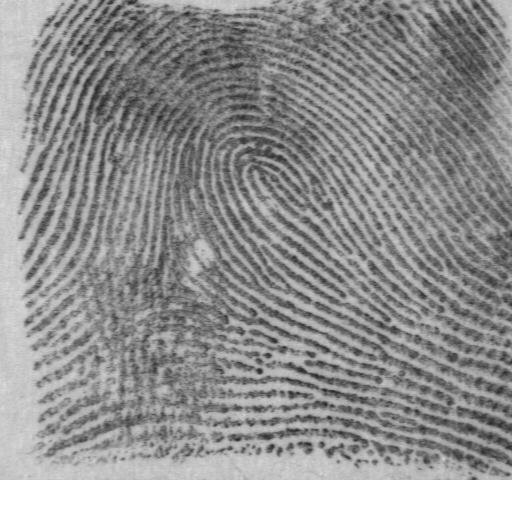
%> input picture pic1.png, 512 x 512 px
$ octave untitled.m   (GNU Octave 9; MATLAB toolbox functions it lacks are replaced by stand-ins)
%> lines starting %> are read from the running program, lines starting %| are printed output that depends on the picture
clc,clear

img=imread('pic1.png');
%> img is the input picture: size 512x512 uint8; min 36, max 255, mean 146.2
w=60;
aa=200;
bb=100;
img=img(aa:aa+w,bb:bb+w);
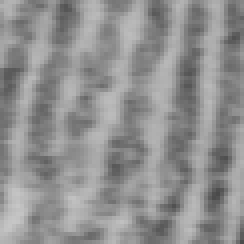
%> img: size 61x61 uint8 (shown 4 times larger); min 74, max 198, mean 144.9
[N,M]=size(img);
%> N = 61; M = 61
sobel_y=[1, 0, -1;2, 0, -2;1, 0, -1];
sobel_x=[1, 2, 1;0, 0, 0;-1,-2,-1];
par_x=conv2(img,sobel_x,'same')
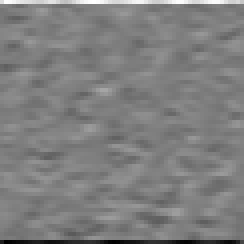
%> par_x: size 61x61 double (shown 4 times larger); min -715, max 720, mean -0.2; drawn with min black and max white
par_y=conv2(img,sobel_y,'same')
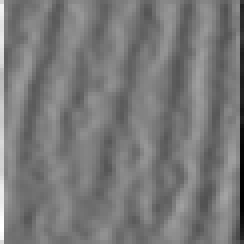
%> par_y: size 61x61 double (shown 4 times larger); min -698, max 775, mean 0.2; drawn with min black and max white
Vy=2*sum(sum(par_x.*par_y));
%> Vy = 9283794
Vx=sum(sum(par_y.^2-par_x.^2));
%> Vx = 20366656
theta=0.5*atan2(Vy,Vx);
%> theta = 0.214
imshow(img)
hold on
quiver(M/2,N/2,cos(theta),sin(theta))
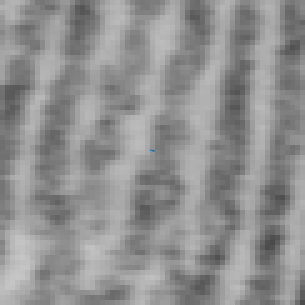
%> figure redrawn from the program's plot data; shown 5 times larger
